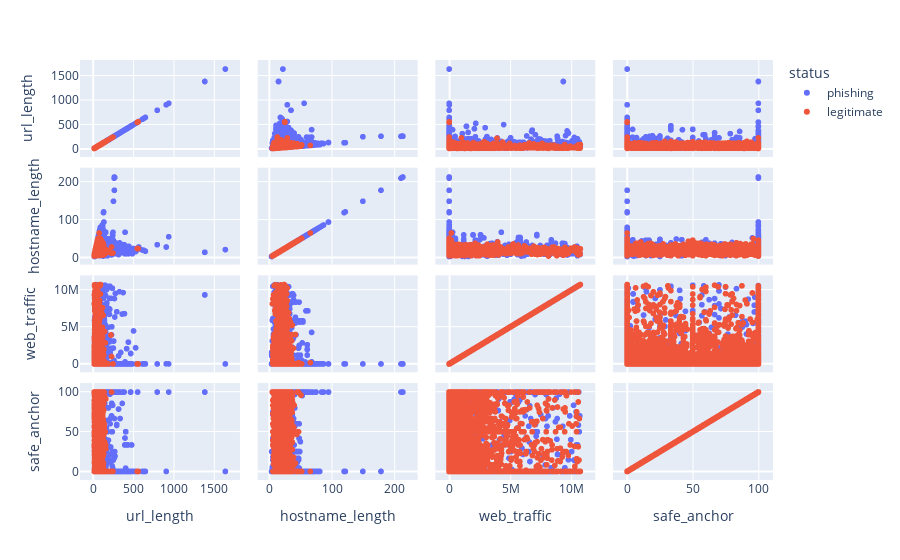

Notebook code cell kept with this figure:
### Code cell
features = ["url_length", "hostname_length", "web_traffic",'safe_anchor']

fig = px.scatter_matrix(
    df,
    dimensions=features,
    color=df['status']
)
fig.update_traces()
fig.show()

### Figure 1 — Plotly figure (JSON) as saved in the notebook; plotly's stock layout.template omitted (floating-point values rounded to 4 significant figures; data arrays with more than 128 entries replaced by an {"elided": "..."} marker saying what was removed)
{"data": [{"dimensions": [{"axis": {"matches": true}, "label": "url_length", "values": {"elided": "9715 int values"}}, {"axis": {"matches": true}, "label": "hostname_length", "values": {"elided": "9715 int values"}}, {"axis": {"matches": true}, "label": "web_traffic", "values": {"elided": "9715 int values"}}, {"axis": {"matches": true}, "label": "safe_anchor", "values": {"elided": "9715 float values"}}], "hovertemplate": "status=phishing<br>%{xaxis.title.text}=%{x}<br>%{yaxis.title.text}=%{y}<extra></extra>", "legendgroup": "phishing", "marker": {"color": "#636efa", "symbol": "circle"}, "name": "phishing", "showlegend": true, "type": "splom"}, {"dimensions": [{"axis": {"matches": true}, "label": "url_length", "values": {"elided": "9716 int values"}}, {"axis": {"matches": true}, "label": "hostname_length", "values": {"elided": "9716 int values"}}, {"axis": {"matches": true}, "label": "web_traffic", "values": {"elided": "9716 int values"}}, {"axis": {"matches": true}, "label": "safe_anchor", "values": {"elided": "9716 float values"}}], "hovertemplate": "status=legitimate<br>%{xaxis.title.text}=%{x}<br>%{yaxis.title.text}=%{y}<extra></extra>", "legendgroup": "legitimate", "marker": {"color": "#EF553B", "symbol": "circle"}, "name": "legitimate", "showlegend": true, "type": "splom"}], "layout": {"dragmode": "select", "legend": {"title": {"text": "status"}, "tracegroupgap": 0}, "margin": {"t": 60}}}
